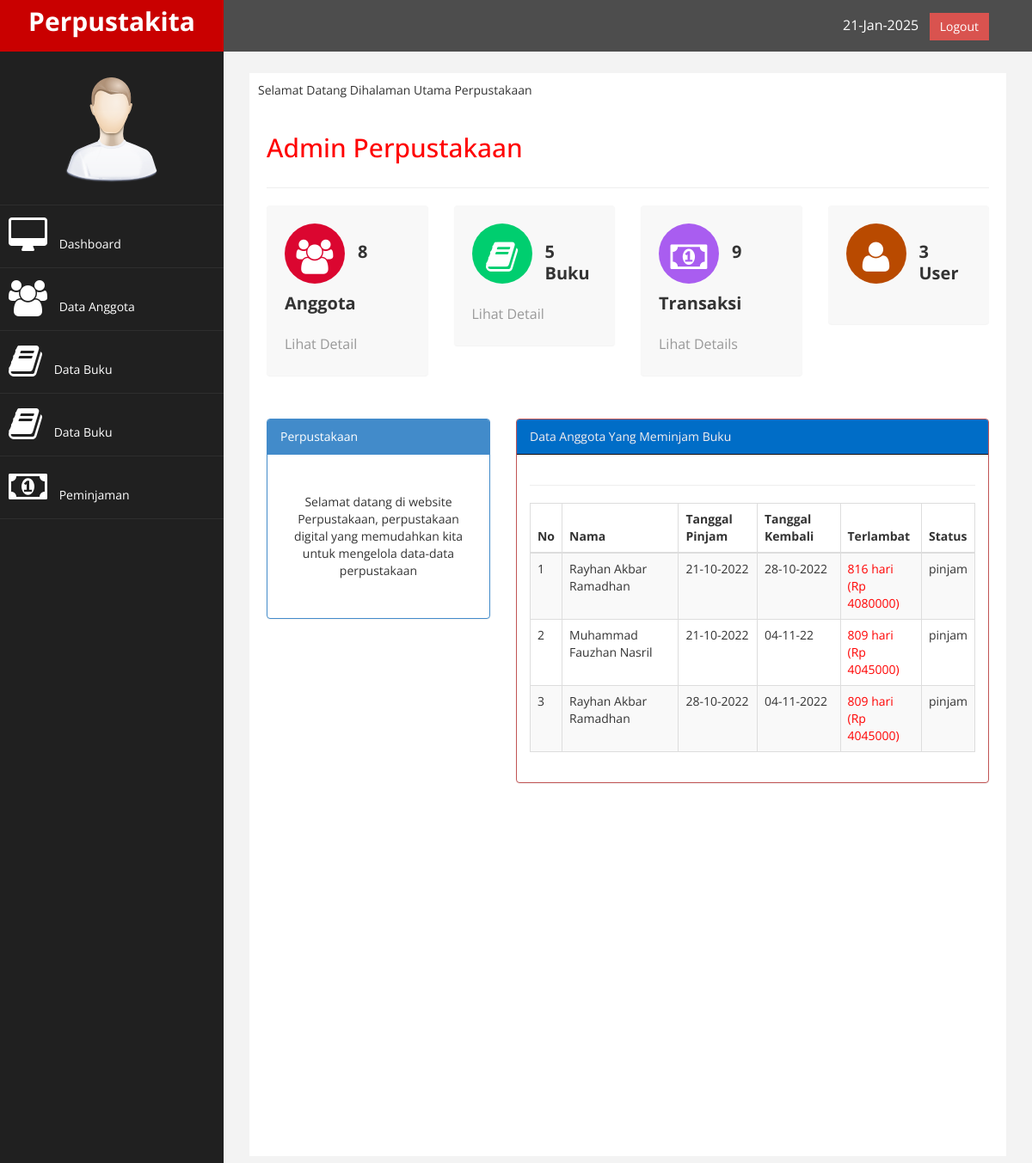
The app's page /index.php (signed in) with its own data.
### tables this page shows
CREATE TABLE `tb_transaksi` (
  `id` int(9) NOT NULL,
  `judul` varchar(200) NOT NULL,
  `npm` varchar(11) NOT NULL,
  `nama` varchar(250) NOT NULL,
  `kontak` varchar(100) NOT NULL,
  `tgl_pinjam` varchar(30) NOT NULL,
  `tgl_kembali` varchar(30) NOT NULL,
  `status` varchar(100) NOT NULL
);

### function.php (called while the page is built)
<?php
	function terlambat($tgl_dateline, $tgl_kembali ){
	$tgl_dateline_pecah = explode("-", $tgl_dateline);
	$tgl_dateline_pecah = $tgl_dateline_pecah[2]."-".$tgl_dateline_pecah[1]."-".$tgl_dateline_pecah[0];
	$tgl_kembali_pecah = explode("-", $tgl_kembali);
	$tgl_kembali_pecah = $tgl_kembali_pecah[2]."-".$tgl_kembali_pecah[1]."-".$tgl_kembali_pecah[0];
	$selisih = strtotime($tgl_kembali_pecah)-strtotime($tgl_dateline_pecah);
	$selisih = $selisih/86400;
	if ($selisih>=1){
		$hasi_tgl = floor($selisih);
	}else{
		$hasi_tgl = 0;
	}
	return $hasi_tgl;
	}
?>

### home.php (the view, shortened to what this page needs)
<?php
$conn = mysqli_connect("localhost", "root", "", "db_perpustakita");
?>
<marquee>Selamat Datang Dihalaman Utama Perpustakaan</marquee>
            <div id="page-inner">
                <div class="row">
                    <div class="col-md-12">
                     <h2>Admin Perpustakaan</h2>
                    </div>
                </div>
                  <hr />
                <div class="row">
                <div class="col-md-3 col-sm-6 col-xs-6">
			<div class="panel panel-back noti-box">
                <span class="icon-box bg-color-red set-icon">
                    <i class="fa fa-users"></i>
                </span>
                <div class="text-box" >
                    <b> <?php
                        $get1 = mysqli_query($conn, "select * from tb_anggota");
                        $count1 = mysqli_num_rows($get1);
                        ?>
                <p style="font-size: 20px;"><?php echo $count1; ?> Anggota</p></b>
                <a href="?page=anggota">
                    <p class="text-muted">Lihat Detail</p></a>
                </div>
             </div>
		     </div>
             <div class="col-md-3 col-sm-6 col-xs-6">
			<div class="panel panel-back noti-box">
                <span class="icon-box bg-color-green set-icon">
                    <i class="fa fa-book"></i>
                </span>
                <div class="text-box" >
                    <b><?php
                        $get1 = mysqli_query($conn, "select * from tb_buku");
                        $count1 = mysqli_num_rows($get1);
                        ?>
                <p style="font-size: 20px;"><?php echo $count1; ?> Buku</p></b>
                    <a href="?page=buku">
                    <p class="text-muted">Lihat Detail</p></a>
                </div>
             </div>
		     </div>
             <div class="col-md-3 col-sm-6 col-xs-6">
			<div class="panel panel-back noti-box">
                <span class="icon-box bg-color-blue set-icon">
                    <i class="fa fa-money fa"></i>
                </span>
                <div class="text-box" >
                    <b><?php
                        $get1 = mysqli_query($conn, "select * from tb_transaksi");
                        $count1 = mysqli_num_rows($get1);
                        ?>
                <p style="font-size: 20px;"><?php echo $count1; ?> Transaksi</p></b>
                <a href="?page=transaksi">
                    <p class="text-muted">Lihat Details</p></a>
                </div>
             </div>
		     </div>
             <div class="col-md-3 col-sm-6 col-xs-6">
			<div class="panel panel-back noti-box">
                <span class="icon-box bg-color-brown set-icon">
                    <i class="fa fa-user"></i>
                </span>
                <div class="text-box" >
                    <b><?php
                        $get1 = mysqli_query($conn, "select * from tb_user");
                        $count1 = mysqli_num_rows($get1);
                        ?>
                <p style="font-size: 20px;"><?php echo $count1; ?> User</p></b>
                    <p class="text-muted"></p>
                </div>
             </div>
		     </div>
			</div>
            <div class="row" style="margin-top: 30px;">
        <div class="col-md-4 col-sm-4">
                    <div class="panel panel-primary">
                        <div class="panel-heading">
                            Perpustakaan
                        </div>
                        <div class="panel-body">
                            <p><center>Selamat datang di website Perpustakaan, perpustakaan digital yang memudahkan kita untuk mengelola data-data perpustakaan</p>
                        </div>
                    </div>
                </div>
                <div class="col-md-8">
                    <div class="panel panel-default">
                        <div class="panel-heading">
                           Data Anggota Yang Meminjam Buku
                        </div>
                        <div class="panel-body">
                            <div class="table-responsive">
                                <table class="table table-striped table-bordered table-hover">
                                    <thead>
                                        <tr>
                                            <th>No</th>
                                            <th>Nama</th>
                                            <th>Tanggal Pinjam</th>
                                            <th>Tanggal Kembali</th>
                                            <th>Terlambat</th>
                                            <th>Status</th>
                                        </tr>
                                    </thead>
                                    <tbody>
                                    <?php
                                            $no = 1;
                                            $sql = $koneksi->query("select * from tb_transaksi where status='pinjam'");
                                            while ($data=$sql->fetch_assoc()) {
                                        ?>
                                        <tr>
                                            <td><?php echo $no++; ?></td>
                                            <td><?php echo $data['nama'];?></td>
                                            <td><?php echo $data['tgl_pinjam'];?></td>
                                            <td><?php echo $data['tgl_kembali'];?></td>
                                            <td>
	                                            <?php
	                                            	$denda = 5000;
	                                            	$tgl_dateline = $data['tgl_kembali'];
	                                            	$tgl_kembali = date('Y-m-d');
	                                            	$lambat = terlambat($tgl_dateline, $tgl_kembali);
	                                            	$denda1 = $lambat*$denda;
	                                            	if ($lambat>0) {
	                                            		echo "
	                                            				<font color='red'>$lambat hari<br>(Rp $denda1)</font>
	                                            		";
	                                            	}else{
	                                            		echo $lambat ."Hari";
	                                            	}
	                                            ?>
                                                </td>
                                            <td><?php echo $data['status'];?></td>
                                            </tr>
                                        <?php  } ?>
                                    </tbody>
                                  </div>
                                  </div>
                    </div>
                </div>
        </div>

### assets/css/custom.css (style rules this page uses)
body { font-family: 'Open Sans', sans-serif; }
#page-inner { width:100%; margin:10px 20px 10px 0px; background-color:#fff!important; padding:10px; min-height:1200px; }
h2 { color: #f00; }
p { font-size:16px; line-height:25px; padding-top:20px; }
.panel-back { background-color:#F8F8F8; }
.noti-box { min-height: 100px; padding: 20px; }
.noti-box .icon-box { display: block; float: left; margin: 0 15px 10px 0; width: 70px; height: 70px; line-height: 75px; vertical-align: middle; text-align: center; font-size: 40px; }
.text-box p { margin: 0 0 3px; }
.set-icon { -webkit-border-radius: 50px; -moz-border-radius: 50px; border-radius: 50px; }
.bg-color-green { background-color: #00CE6F; color: #fff; }
.bg-color-blue { background-color: #A95DF0; color: #fff; }
.bg-color-red { background-color: #DB0630; color: #fff; }
.bg-color-brown { background-color: #B94A00; color: #fff; }

### records on screen
tb_transaksi: nama "Rayhan Akbar Ramadhan", tgl_pinjam "21-10-2022", tgl_kembali "28-10-2022", tgl_kembali "816", tgl_kembali "4080000", status "pinjam"
tb_transaksi: nama "Muhammad Fauzhan Nasril", tgl_pinjam "21-10-2022", tgl_kembali "04-11-22", tgl_kembali "809", tgl_kembali "4045000", status "pinjam"
tb_transaksi: nama "Rayhan Akbar Ramadhan", tgl_pinjam "28-10-2022", tgl_kembali "04-11-2022", tgl_kembali "809", tgl_kembali "4045000", status "pinjam"

### other values on screen
$count1 "8"
$count1 "5"
$count1 "9"
$count1 "3"
